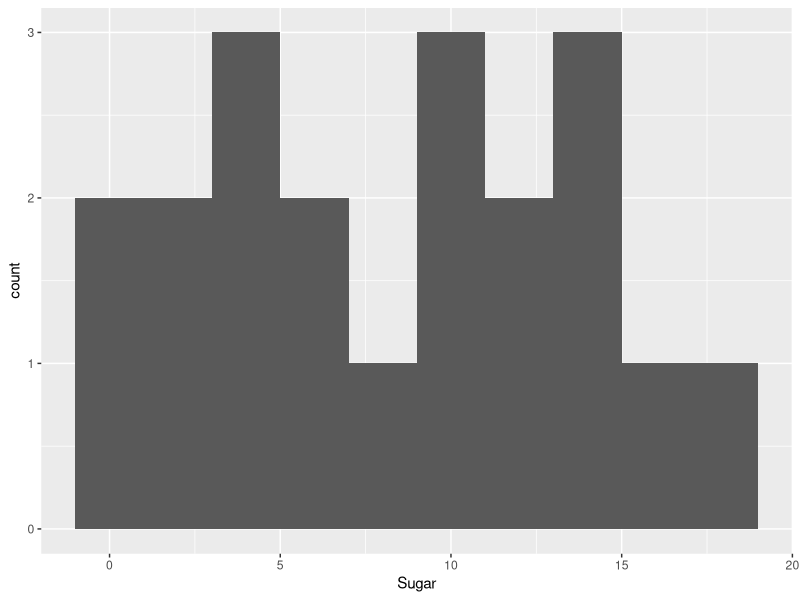
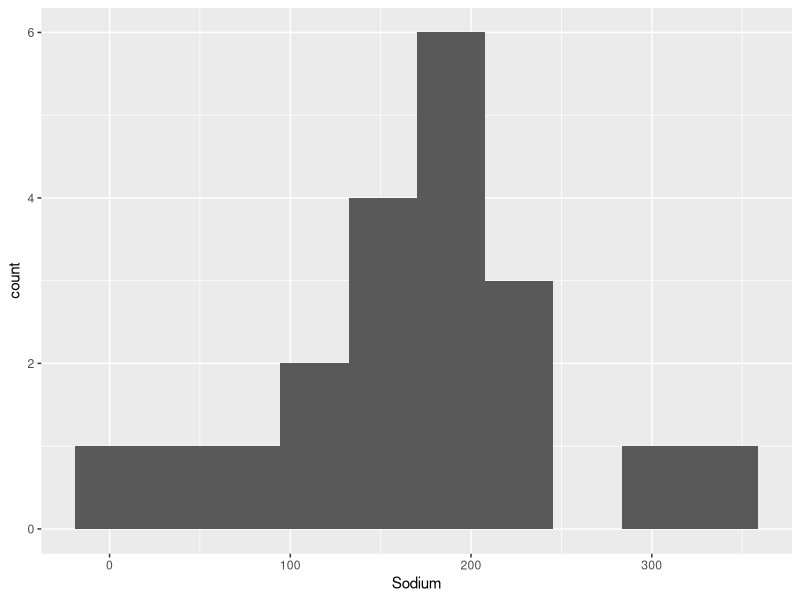
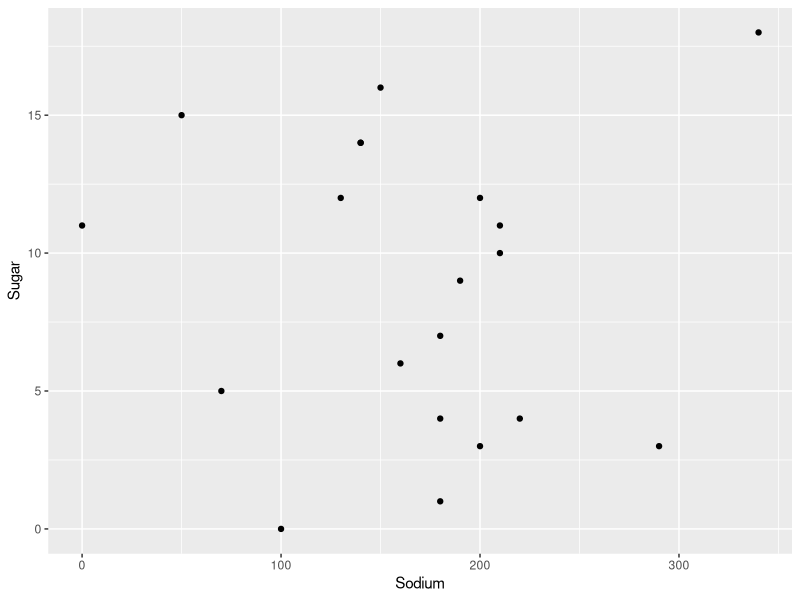

Source code (R) for these figures, in order:
## ---- chunk 1
#| label: setup
#| warning: false
#| message: false

library(tidyverse)
library(ggplot2)

knitr::opts_chunk$set(echo = TRUE, warning=FALSE, message=FALSE)
## ---- chunk 2

cereal <- read_csv("_data/cereal.csv")
str(cereal)

## ---- chunk 3
#Nothing needed here

## ---- chunk 4
#Converting types A and C to numeric values 1 and 2
cereal <- cereal%>%
  mutate(Type = case_when(
    Type == "A" ~ 1,
    Type == "C" ~ 2)
         )

#Checking that the variable type was successfully converted
str(cereal)

## ---- chunk 5
summary(cereal)
ggplot(cereal, aes(Sugar)) + geom_histogram(bins = 10)
ggplot(cereal, aes(Sodium)) + geom_histogram(bins = 10)

## ---- chunk 6
ggplot(cereal, aes(Sodium, Sugar)) + geom_point()
